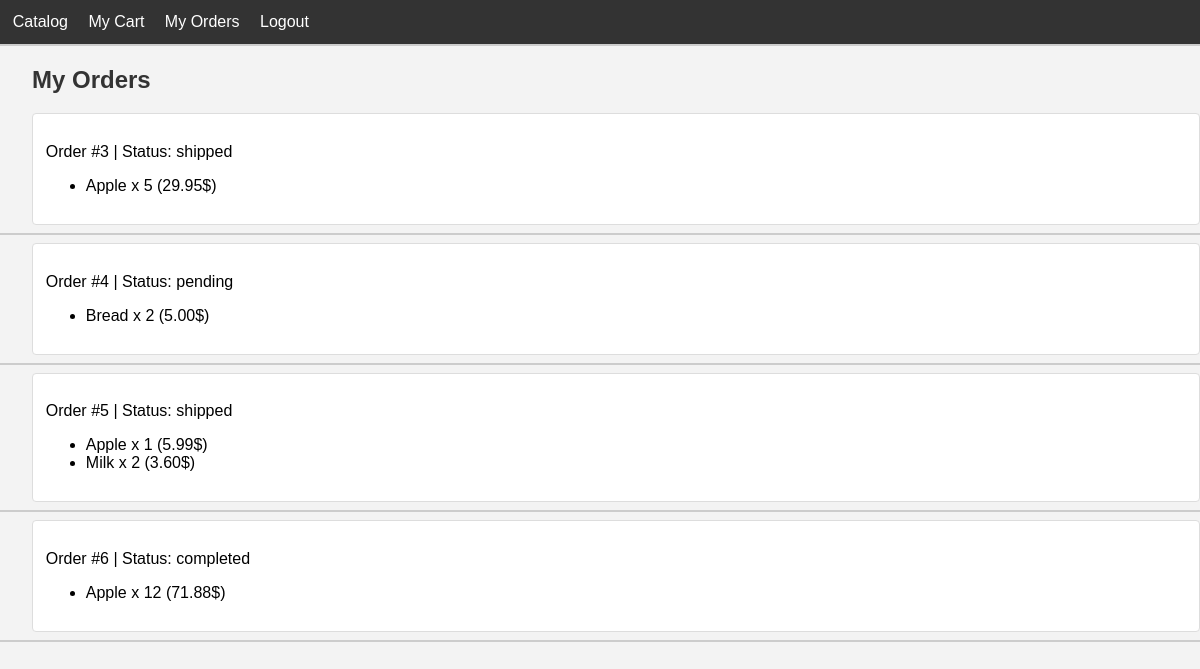
Screenshot of /my_orders/ (signed in) with the database file from the repository.
### store/models.py (models this page shows, shortened)
class Order(models.Model):
    user=models.ForeignKey(User,on_delete=models.CASCADE)
    created_at=models.DateTimeField(auto_now_add=True)
    status=models.CharField(max_length=20,default='pending')

class OrderItem(models.Model):
    order=models.ForeignKey(Order,on_delete=models.CASCADE,related_name='items')
    product=models.ForeignKey(FoodProduct,on_delete=models.CASCADE)
    quantity=models.PositiveIntegerField(default=1)
    price=models.DecimalField(max_digits=10,decimal_places=2)

class FoodProduct(models.Model):
    name=models.CharField(max_length=100)
    price=models.DecimalField(max_digits=10,decimal_places=2)
    description=models.TextField(null=True,blank=True)

### store/views.py (the view)
# urls.py: path('my_orders/', my_orders, name='my_orders'),
@login_required
def my_orders(request):
    orders = Order.objects.filter(user=request.user)
    return render(request, 'store/my_orders.html', {'orders': orders})

### store/templates/store/my_orders.html
{% extends 'store/base.html' %}
{% block content %}
<h2>My Orders</h2>
{% for order in orders %}
<div>
    <p>Order #{{ order.id }} | Status: {{ order.status }}</p>
    <ul>
        {% for item in order.items.all %}
        <li>{{ item.product.name }} x {{ item.quantity }} ({{ item.price }}$)</li>
        {% endfor %}
    </ul>
</div>
<hr>
{% endfor %}
{% endblock %}

### store/static/store/styles.css (style rules this page uses)
body { margin: 0; font-family: sans-serif; background: #f3f3f3; margin-left: 2rem; }
hr { margin: 0; border: none; border-top: 2px solid #ccc; margin-left: -2rem; }
h2, h3 { font-weight: 600; color: #333; }
div { background: #fff; margin: 0.5rem 0; padding: 0.8rem; border: 1px solid #ddd; border-radius: 4px; }

### rows the page displays
Order: id "3", status "shipped"
OrderItem: product.name "Apple", quantity "5", price "29.95"
Order: id "4", status "pending"
OrderItem: product.name "Bread", quantity "2", price "5.00"
Order: id "5", status "shipped"
OrderItem: product.name "Apple", quantity "1", price "5.99"
OrderItem: product.name "Milk", quantity "2", price "3.60"
Order: id "6", status "completed"
OrderItem: product.name "Apple", quantity "12", price "71.88"
